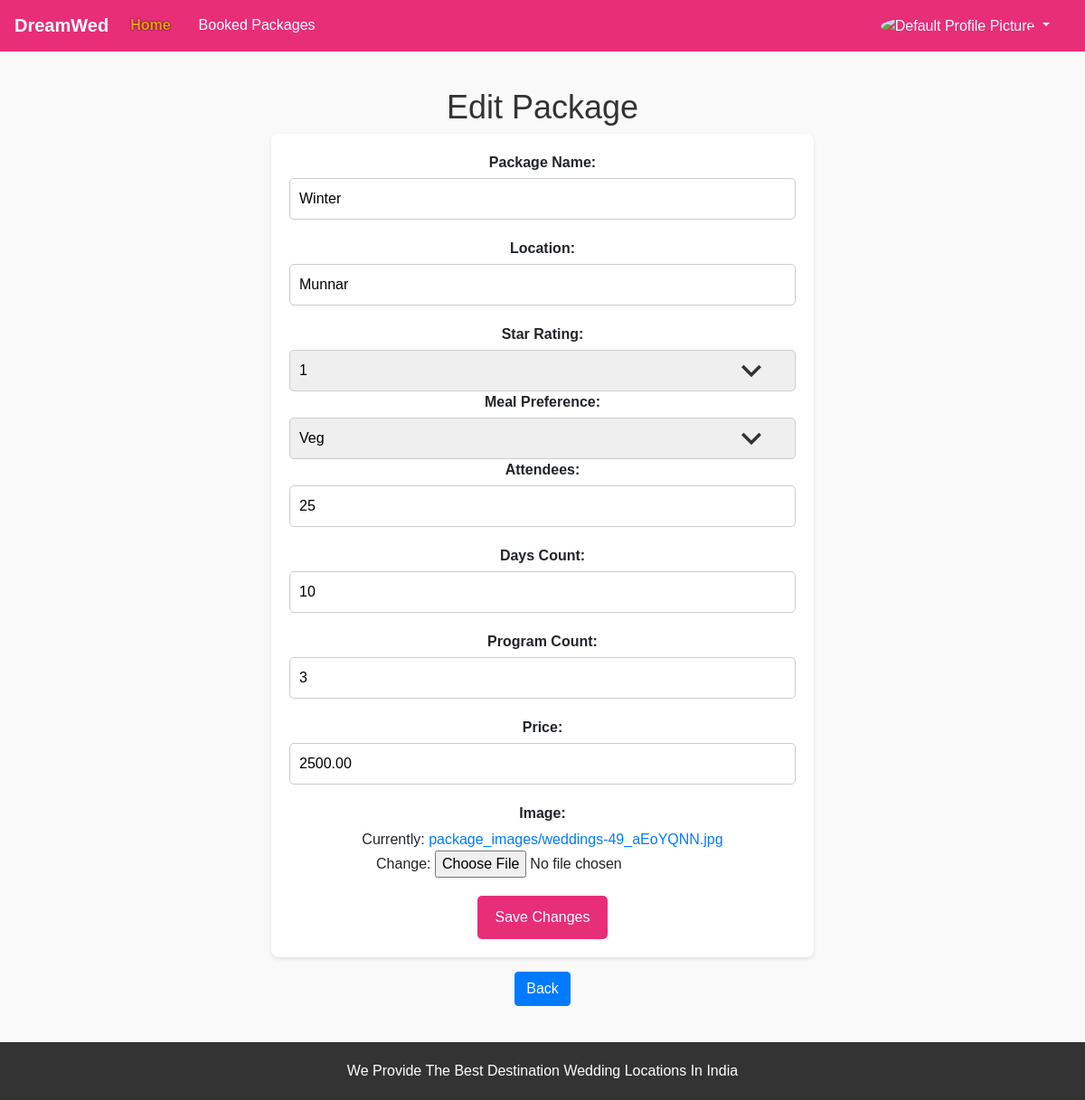
Page /destmanager/package/10/edit/ on the earlier database version.
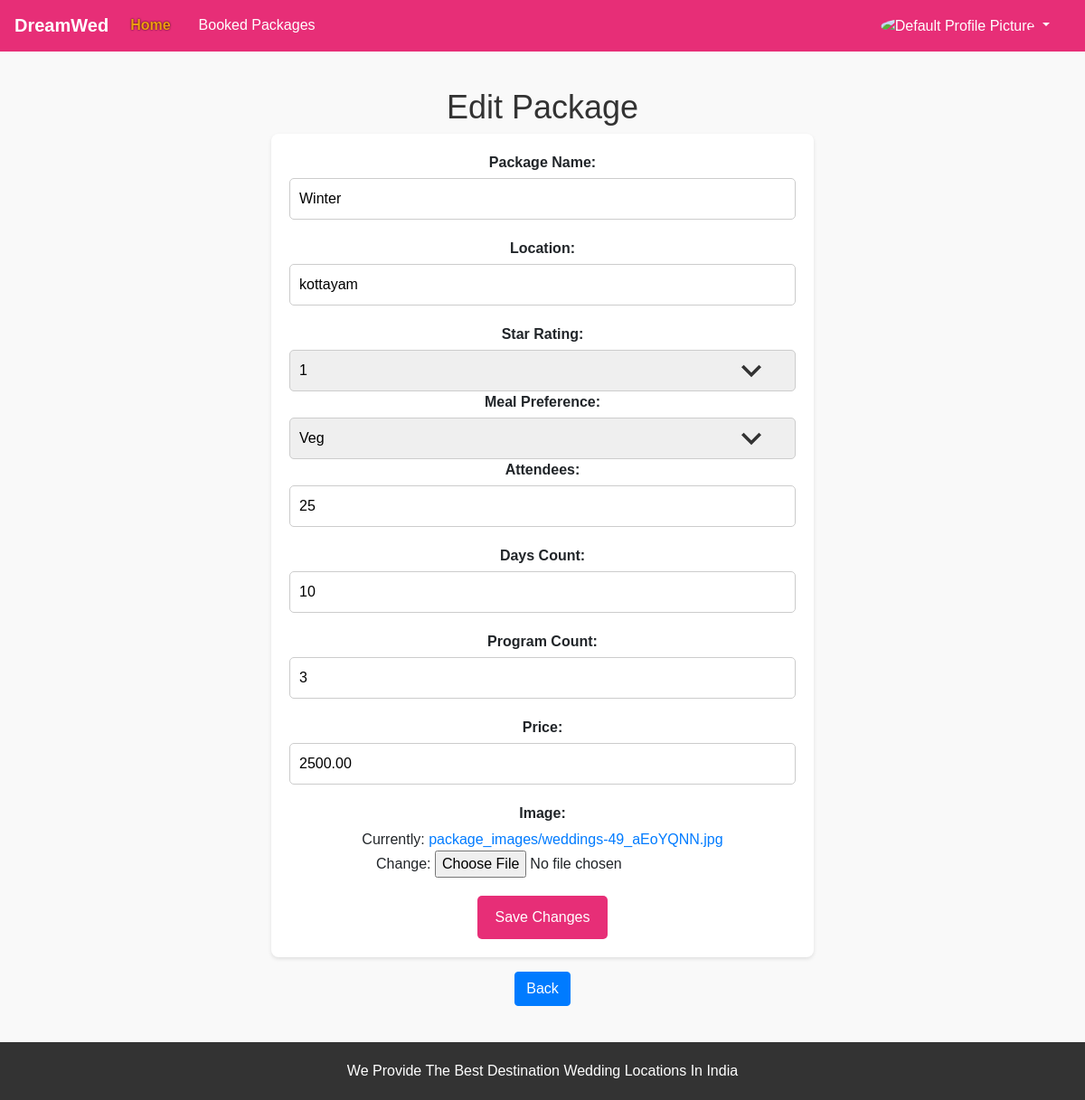
Same page on the later database version.
### myadmin/models.py (models this page shows, shortened)
class Package(models.Model):
    package_name = models.CharField(max_length=100)
    star_rating = models.IntegerField()
    meal_preference = models.CharField(max_length=50)
    attendees = models.IntegerField()
    days_count = models.IntegerField()
    program_count = models.IntegerField()
    price = models.DecimalField(max_digits=10, decimal_places=2)
    image = models.ImageField(upload_to='package_images/')
    location = models.CharField(max_length=100)

### destmanager/views.py (the view)
# urls.py: path('package/<int:pk>/edit/', views.edit_package, name='edit_package'),
def edit_package(request, pk):
    package = get_object_or_404(Package, pk=pk)
    if request.method == 'POST':
        form = PackageForm(request.POST, request.FILES, instance=package)
        if form.is_valid():
            form.save()
            return redirect('destmanager:eventhome')  # Redirect to package detail page after editing
    else:
        form = PackageForm(instance=package)
    return render(request, 'destmanager/edit_package.html', {'form': form})

### myadmin/forms.py
class PackageForm(forms.ModelForm):
    class Meta:
        model = Package
        fields = ['package_name', 'star_rating', 'meal_preference', 'attendees', 'days_count', 'program_count', 'price', 'image','location']

### destmanager/templates/destmanager/edit_package.html (shortened to what this page needs)
{% load static %}
<!DOCTYPE html>
<html lang="en">
<head>
    <link rel="stylesheet" href="https://maxcdn.bootstrapcdn.com/bootstrap/4.5.2/css/bootstrap.min.css">
    <link rel="stylesheet" href="https://cdnjs.cloudflare.com/ajax/libs/font-awesome/5.15.4/css/all.min.css">
</head>
<body>
    <nav class="navbar navbar-expand-lg navbar-light custom-navbar">
        <a class="navbar-brand" href="{% url 'destmanager:eventhome' %}">DreamWed</a>
        <div class="collapse navbar-collapse" id="navbarNav">
            <ul class="navbar-nav">
                <li class="nav-item active">
                    <a class="nav-link" href="{% url 'destmanager:eventhome' %}">Home</a>
                </li>
                <li class="nav-item">
                    <a class="nav-link" href="{% url 'destmanager:package_booking_list' %}">Booked Packages</a>
                </li>
            </ul>
            <ul class="navbar-nav ml-auto">
                <li class="nav-item dropdown">
                    <a class="nav-link dropdown-toggle" href="#" id="profileDropdown" role="button" data-toggle="dropdown" aria-haspopup="true" aria-expanded="false">
                        {% if profile_image_url %}
                            <img src="{{ profile_image_url }}" alt="Profile Picture" width="40" height="40" class="rounded-circle">
                        {% else %}
                            <img src="{% static '/images/no.jpg' %}" alt="Default Profile Picture" width="40" height="40" class="rounded-circle">
                        {% endif %}
                    </a>
                </li>
            </ul>
        </div>
    </nav>
    <div class="main-content">
        <h1>Edit Package</h1>
        <form id="secondPackageForm" method="post" enctype="multipart/form-data">
            <div class="form-group">
                <label for="id_package_name">Package Name:</label>
                {{ form.package_name }}
            </div>
            <div class="form-group">
                <label for="id_location">Location:</label>
                {{ form.location }}
            </div>
            <label for="id_star_rating">Star Rating:</label>
            <select id="id_star_rating" name="star_rating">
                <option value="1">1</option>
            </select>
                <label for="id_meal_preference">Meal Preference:</label>
                <select id="id_meal_preference" name="meal_preference">
                    <option value="veg">Veg</option>
                </select>
            <div class="form-group">
                <label for="id_attendees">Attendees:</label>
                {{ form.attendees }}
            </div>
            <div class="form-group">
                <label for="id_days_count">Days Count:</label>
                {{ form.days_count }}
            </div>
            <div class="form-group">
                <label for="id_program_count">Program Count:</label>
                {{ form.program_count }}
            </div>
            <div class="form-group">
                <label for="id_price">Price:</label>
                {{ form.price }}
            </div>
            <div class="form-group">
                <label for="id_image">Image:</label>
                {{form.image}}
            </div>
            <button type="submit" class="btn btn-primary">Save Changes</button>
        </form>
            <a href="{% url 'destmanager:package_booking_list' %}" class="btn btn-primary mt-3">Back</a>
    </div>
    <footer>
        We Provide The Best Destination Wedding Locations In India
    </footer>
</body>
</html>

Differences in the rows shown:
changed Package "Winter": location "Munnar" → "kottayam"
